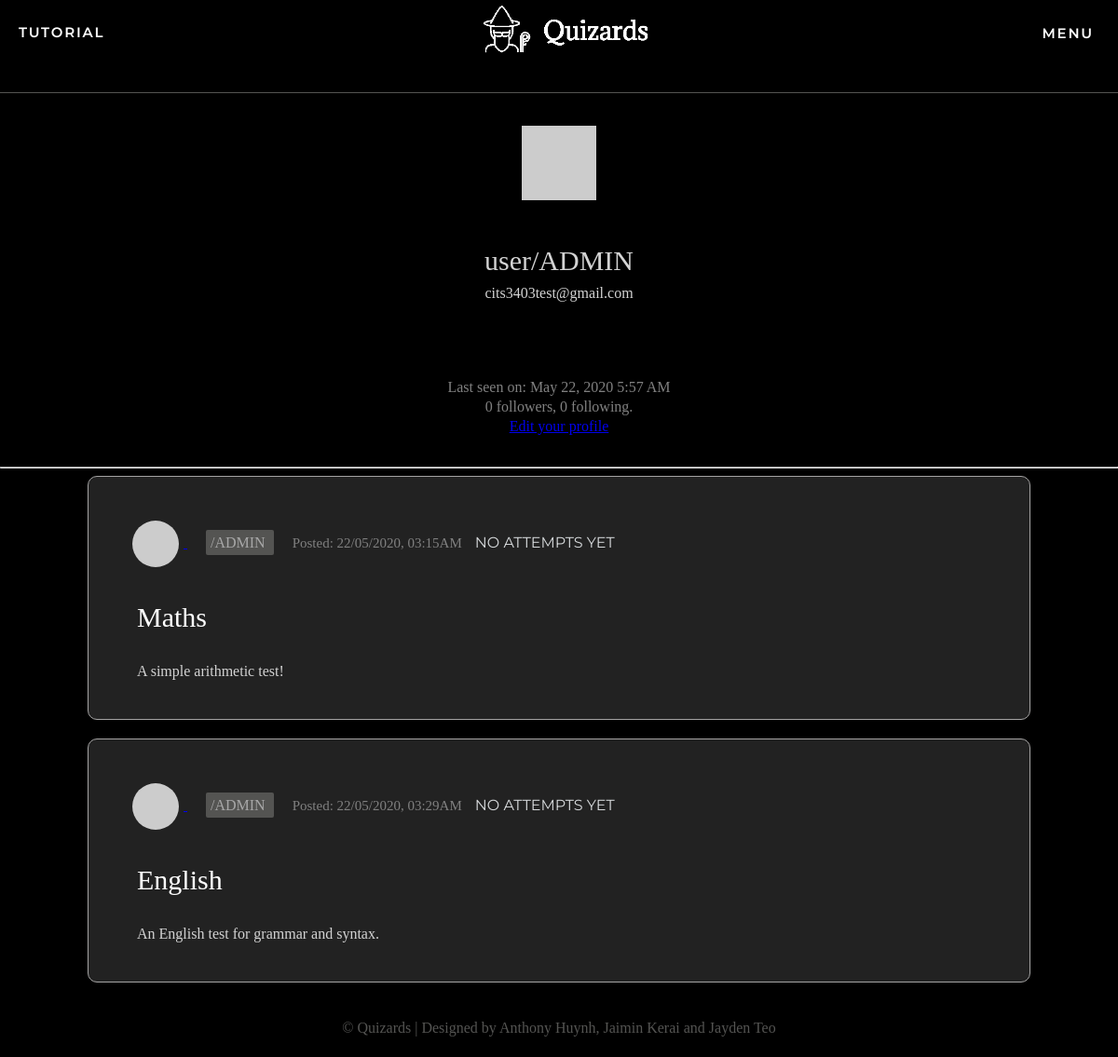
/user/ADMIN (signed in), run on an earlier commit of the app's database.
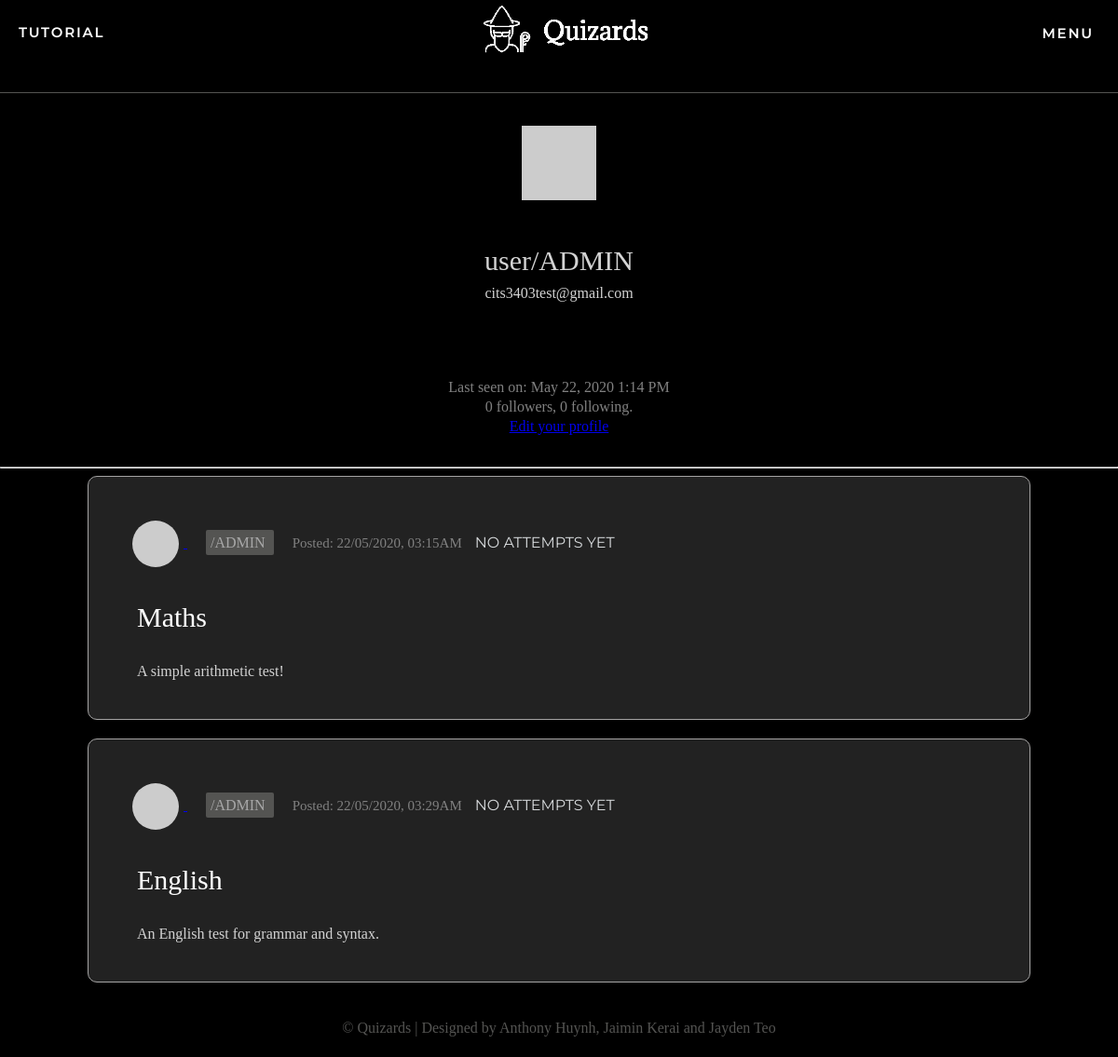
And on a later commit of the database.
### app/models.py (models this page shows, shortened)
class User(UserMixin, db.Model):
    id = db.Column(db.Integer, primary_key=True)
    username = db.Column(db.String(64), index=True, unique=True)
    email = db.Column(db.String(120), index=True, unique=True)
    password_hash = db.Column(db.String(128))
    posts = db.relationship('Post', backref='author', lazy='dynamic')
    authorOf = db.relationship('Quizzes', backref='author', lazy='dynamic')
    admin = db.Column(db.Boolean, unique=False, default=False)
    marksOf = db.relationship('quizMarks', backref='markOf', lazy='dynamic')
    longanswers = db.relationship('LongAnswers', backref='user', lazy='dynamic')
    def avatar(self, size):
        digest = md5(self.email.lower().encode('utf-8')).hexdigest()
        return 'https://www.gravatar.com/avatar/{}?d=identicon&s={}'.format(
            digest, size)
    about_me = db.Column(db.String(140))
    last_seen = db.Column(db.DateTime, default=datetime.utcnow)
    followed = db.relationship(
        'User', secondary=followers,
        primaryjoin=(followers.c.follower_id == id),
        secondaryjoin=(followers.c.followed_id == id),
        backref=db.backref('followers', lazy='dynamic'), lazy='dynamic')

class Quizzes(db.Model):
    id = db.Column(db.Integer, primary_key=True, autoincrement=True, unique=True)
    name = db.Column(db.String(64))
    description = db.Column(db.String(255))
    questions = db.relationship('Questions', backref='Quizzes', lazy='dynamic')
    mcquestion = db.relationship('multiChoice', backref='MCQuizzes', lazy='dynamic')
    longquestions = db.relationship('LongQuestions', backref='LongQuizzes', lazy='dynamic')
    author_id = db.Column(db.Integer, db.ForeignKey('user.id'))
    pub_date = db.Column(db.DateTime, index=True, default=datetime.utcnow)
    quizMarks = db.relationship('quizMarks', backref='quizMarks', lazy='dynamic')
    posts= db.relationship('Post', backref='post', lazy='dynamic')
    def Avgmark(self):
        total_sum = float(sum(quizMarks.mark for quizMarks in self.quizMarks))
        count = float(quizMarks.query.filter_by(quiz_id=self.id).count())
        if count > 0:
            return round(total_sum/count,2)
        if count == 0:
            return False

### app/routes.py (the view)
@app.route('/user/<username>')
@login_required
def user(username):
    user = User.query.filter_by(username=username).first_or_404()
    page = request.args.get('page', 1, type=int)
    posts = user.posts.order_by(Post.timestamp.desc()).paginate(
        page, app.config['POSTS_PER_PAGE'], False)
    quizzes = user.authorOf.paginate(page)
    next_url = url_for('user', username=user.username, page=posts.next_num) \
        if posts.has_next else None
    prev_url = url_for('user', username=user.username, page=posts.prev_num) \
        if posts.has_prev else None
    return render_template('user.html', user=user, posts=posts.items,
                           next_url=next_url, prev_url=prev_url, quizzes=quizzes.items)

### app/models.py (called while the page is built)
@login.user_loader
def load_user(id):
    return User.query.get(int(id))

### app/routes.py (called while the page is built)
@app.before_request
def before_request():
    if current_user.is_authenticated:
        g.user = load_user(current_user.id)
        current_user.last_seen = datetime.utcnow()
        db.session.commit()

### app/templates/user.html (shortened to what this page needs)
{% extends "base.html" %}
{% block content %}
<div class="container">
    <table class= "profile-table" width="100%">
        <tr>
            <td width="100%" style="text-align: center;"><img src="{{ user.avatar(128) }}" class="profile-avatar"></td>
        </tr>
        <tr>
            <td style="text-align: center;">
                <p class="username">user/{{ user.username }}</p>
                <p class="email">{{ user.email }}</p>
            </td>
        </tr>
        <tr>
            <td>
            </td>
        </tr>
        <tr>
            <td>
                {% if user.last_seen %}<p>Last seen on: {{ moment(user.last_seen).format('LLL') }}</p>{% endif %}
                <p>{{ user.followers.count() }} followers, {{ user.followed.count() }} following.</p>
                {% if user == current_user %}
                <p><a href="{{ url_for('edit_profile') }}">Edit your profile</a></p>
                {% elif not current_user.is_following(user) %}
                <p><a href="{{ url_for('follow', username=user.username) }}">Follow</a></p>
                {% else %}
                <p><a href="{{ url_for('unfollow', username=user.username) }}">Unfollow</a></p>
                {% endif %}
            </td>
        </tr>
    </table>
    <hr>
    {% for quiz in quizzes %}
        {% include 'quizdisplay.html' %}
    {% endfor %}
</div>
{% endblock %}

### app/templates/base.html (shortened to what this page needs)
<!DOCTYPE html>
<html lang="en-US">
    <head>
        <link href="{{ url_for('static', filename='css/styles.css') }}" rel="stylesheet">
    </head>
    <body>
        <div class="container">
        <div>
            <ul class="basenav topnav">
                {% if current_user.is_anonymous %}
                <li class="tags"><a href="{{ url_for('tutorial') }}">tutorial</a></li>
                <li class="logo"><a href="{{ url_for('quizzes') }}"><img class='baselogo' src="{{ url_for('static', filename='css/templogo.png') }}"></a></li>
                <li class="tags"><a href="{{ url_for('login') }}">Sign In</a></li>
                {% else %}
                <li class="tags"><a href="{{ url_for('tutorial') }}">tutorial</a></li>
                <li><a href="{{ url_for('quizzes') }}"><img class='baselogo' src="{{ url_for('static', filename='css/templogo.png') }}"></a></li>
                <div class="dropdown">
                    <button class="dropbtn"><li class="tags"><a href="{{ url_for('quizzes') }}">Menu</a></li>
                    </button>
                </div>
                {% endif %}
            </ul>
        </div>
        <br>
        <div class="messages">
            {% block content %}
            {% endblock %}
        </div>
        <footer>
            <div class="footer-bottom">&copy; Quizards | Designed by Anthony Huynh, Jaimin Kerai and Jayden Teo
            </div>
        </footer>
    </body>
</html>

### app/templates/quizdisplay.html (shortened to what this page needs)
<div class="row" onclick="location.href='{{ url_for('quizform', quizid=quiz.id,  quizname=quiz.name) }}';" style="cursor:pointer;">
        <table>
            <tr>
                <td colspan=100%;>
                    <a href="{{ url_for('user', username=quiz.author.username) }}">
                    <img src="{{ quiz.author.avatar(36) }}" class="profile-pic">
                    </a>
                    <a href="{{ url_for('user', username=quiz.author.username) }}" class = "author">
                        /{{ quiz.author.username }}
                    </a><span class="date">Posted: {{ moment(quiz.pub_date).format('DD/MM/YYYY, hh:mmA') }}</span>
                    {% if quiz.Avgmark() == False%}
                    <span class="avgmark">No attempts yet</span>
                    {% elif quiz.Avgmark() >= 75.0 %}
                    <span class="avgmark good">Avg. {{ quiz.Avgmark() }}%</span>
                    {% elif quiz.Avgmark() < 75.0 and quiz.Avgmark() >= 50.0 %}
                    <span class="avgmark ok">Avg. {{ quiz.Avgmark() }}%</span>
                    {% elif quiz.Avgmark() < 50 and quiz.Avgmark() >= 0.0 %}
                    <span class="avgmark bad">Avg. {{ quiz.Avgmark() }}%</span>
                    {% endif %}
                </td>
            </tr>
                        <td colspan=5><a href="{{ url_for('quizform', quizid=quiz.id, quizname=quiz.name) }}" class="quiz-name">
                            {{ quiz.name }} </a></td>
            <tr>
                <td colspan=5, class="desc">{{ quiz.description }}
                </td>
            </tr>
        </table>
</div>

### app/static/css/styles.css (style rules this page uses)
body { margin: 0; padding: 0; height: 100vh; font-family: Verdana; background-color: black; color: rgb(215, 218, 220); }
.basenav { padding: 0; margin: 0; list-style: none; display: flex; background-color: black; border-bottom: 1px solid #545452; }
.topnav { justify-content: space-between; }
.tags { padding-top: 25px; margin-left: 20px; margin-right: 20px; }
.tags a::after { content: ''; display:block; width:0; height:2px; background: #666666; transition: transform .5s ease-in-out; transform: scaleX(0); margin-top:26px; }
.basenav a { color: white; text-decoration: solid; text-transform: uppercase; letter-spacing: 1.8px; font-family: 'Montserrat'; font-weight: 600; font-size: 15px; }
.basenav .baselogo { transform: translateX(10px); width: 300px; height: auto; }
.dropdown { float: left; overflow: hidden; transition: 0.5s ease; }
.dropdown .dropbtn { font-size: 16px; border: none; outline: none; color: white; padding-bottom: 26px; background-color: inherit; font-family: inherit; margin: 0; transition: 0.4s ease; }
.messages { text-align: center; }
.row { position:relative; left: 50%; transform: translate(-50%, 0%); max-width: 1000px; width: 80%; background: #222222; padding: 25px; border-radius: 10px; margin-bottom: 20px; border: 1px solid #A5A4A4; }
.profile-pic { border-radius: 50%; padding: 5px; width:50px; margin-top:0px; vertical-align: middle; }
.author { margin: 20px; color: rgb(168, 168, 168); padding: 5px; text-decoration: none; background-color: RGBA(84, 84, 82, 1); border-radius:2px; text-align: center; }
.quiz-name { text-decoration:none; color:white; padding:10px; border-radius:2px; margin-right:20px; font-size:30px; }
.desc { color: lightgrey; padding-left:25px; }
.date { font-size:15px; color: grey; padding-top:15px; }
.avgmark { margin-left: 10px; position: relative; font-family: "Montserrat"; text-transform: uppercase; font-size: 16px; }
.assessments th, td { padding: 15px; text-align: left; }
.profile-avatar { text-align: center; }
.profile-table td { text-align:center; line-height:5px; }
.profile-table .username { font-size: 30px; color:lightgrey; }
.profile-table .email { color:lightgrey; }
.profile-table p { color:grey; }
html, body { height:100%; position:relative; overflow:auto; }
.footer-bottom { height: 40px; text-align: center; bottom:0px; left:0px; position:relative; width:100%; color: #545452; padding-top:20px; }

What changed in the data, as far as the page shows it:
changed User "ADMIN": last_seen "May 22, 2020 5:57 AM" → "May 22, 2020 1:14 PM"
